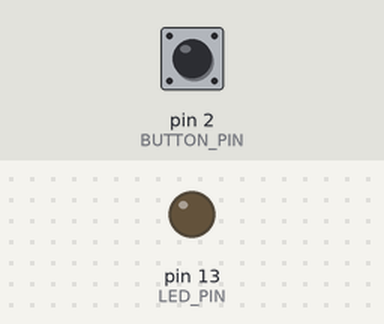
A sketch run on a simulated Arduino Nano, built with avr-gcc and run on an emulated ATmega328P. Parts: output pins drawn as LEDs (lit = HIGH). The test bench sets the inputs (shaded band); at power-on: pin 2 (BUTTON_PIN) HIGH.

Above: at 1.2 s.
1.3 s: pin 2 (BUTTON_PIN) pulled LOW for 0.15 s
At 1.38 s:
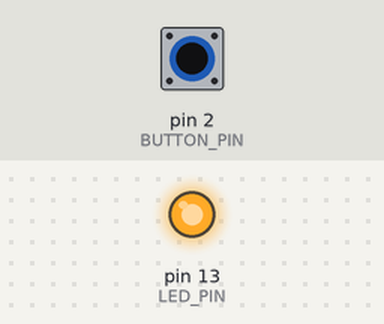
2.9 s: pin 2 (BUTTON_PIN) pulled LOW for 3.2 s
At 7.2 s:
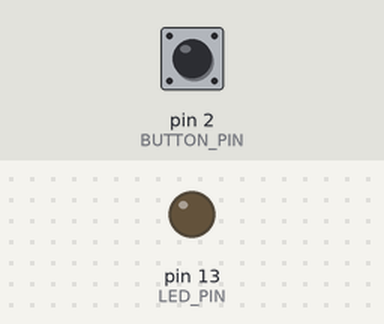
Timing chart, 0 to 8.7 s (numbered marks = the images above; inputs shaded):
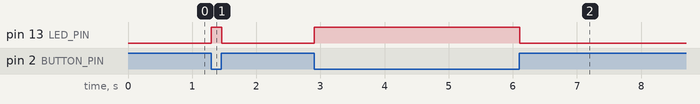

Measured:
- after the input at 1.3 s, pin 13 (LED_PIN): LOW → HIGH at once, → LOW 0.16 s later
- after the input at 2.9 s, pin 13 (LED_PIN): LOW → HIGH at once, → LOW 3.2 s later

The sketch:

test_button.ino
```cpp
// Скетч модуля с кнопкой с визуальной индикацией (встроенный LED на пине D13)
// Модуль кнопки -> Arduino Nano
// S (сигнал)   -> D2 (можно любой цифровой пин)
// средний пин  -> 5V (питание)
// - (GND)      -> GND

// Компактный тест кнопки с LED индикацией

const int BUTTON_PIN = 2;   // Пин для кнопки (S)
const int LED_PIN = 13;     // Встроенный LED

void setup() {
  pinMode(BUTTON_PIN, INPUT);
  pinMode(LED_PIN, OUTPUT);
}

void loop() {
  // Кнопка нажата (LOW) - LED горит, иначе - не горит
  digitalWrite(LED_PIN, digitalRead(BUTTON_PIN) == LOW ? HIGH : LOW);
  delay(20);  // Небольшая задержка для стабильности
}
```
